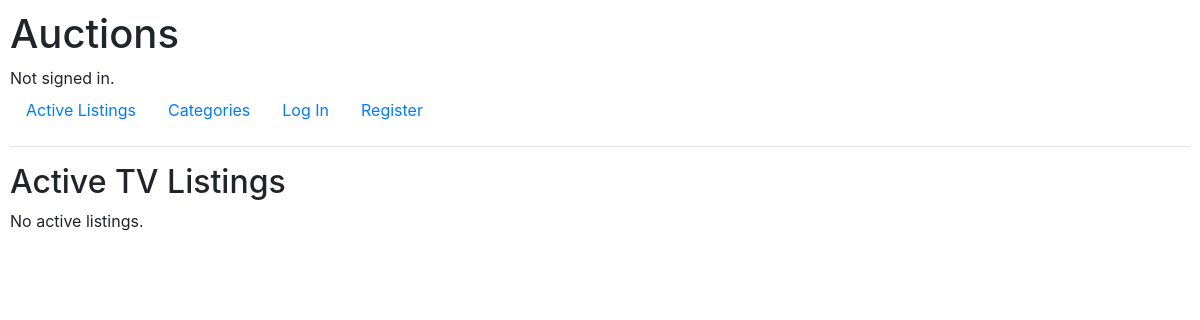
/categories/2, run on an earlier commit of the app's database.
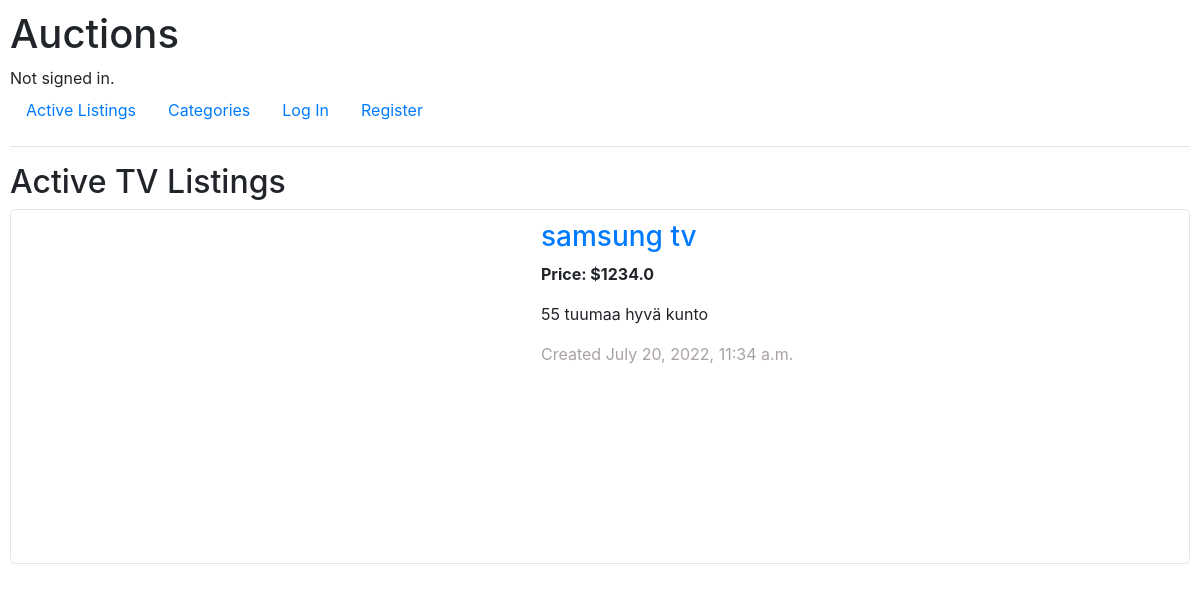
And on a later commit of the database.
### auctions/models.py (models this page shows)
class AuctionListing(models.Model):
    lister = models.ForeignKey(User, on_delete=models.CASCADE, related_name="lister", null=True)
    name = models.CharField(max_length=1000)
    description = models.CharField(max_length=1000, blank=True)
    price = models.FloatField()
    image_url = models.URLField(blank=True)
    CATEGORIES = (
        ('1','Other'),
        ('2', 'TV'),
        ('3', 'Laptop'),
        ('4', 'Smartphone'),
        ('5', 'Tablet')
    )
    category = models.CharField(max_length=1, blank=False, choices=CATEGORIES)
    time = models.DateTimeField()

### auctions/views.py (the view)
# urls.py: path("categories/<str:category_id>", views.category_id, name="category_id"),
def category_id(request, category_id):
    closed_auctions = ClosedAuctions.objects.values_list("item", flat = True)
    auctions = AuctionListing.objects.exclude(id__in=closed_auctions).filter(category = category_id)
    categories = Categories.category.field.choices
    kategoriat = []
    for category in categories:
        kategoriat.append(category[1])
    category = kategoriat[int(category_id)-1]
    return render(request, "auctions/category_id.html",{
        "auctions": auctions,
        "category": category
    })

### auctions/templates/auctions/category_id.html (shortened to what this page needs)
{% extends "auctions/layout.html" %}
{% block body %}
    <h2>Active {{ category }} Listings</h2>
    {% if auctions %}
    {% for auction in auctions %}
    <div class="auctionbox">
        {% if auction.image_url %}
        <div class="imagebox">
        </div>
        {% endif %}
        <div style="width:auto">
            <a href="{% url 'listings' auction.id %}">
            <h3>{{ auction.name }}</h3>
            </a>
            <div style="font-weight: bold;">Price: ${{ auction.price }}</div>
            <div style="word-break: break-all;">{{ auction.description }}</div>
            <div style="color:rgb(170, 162, 162)">Created {{ auction.time }}</div>
        </div>
    </div>
    <br>
    {% endfor %}
    {% else %}
    No active listings.
    {% endif %}
{% endblock %}

What changed in the data, as far as the page shows it:
added AuctionListing: name "samsung tv", price "1234.0", description "55 tuumaa hyvä kunto", time "July 20, 2022, 11:34 a.m."
Also different on the page:
text no longer shown: "No active listings."
